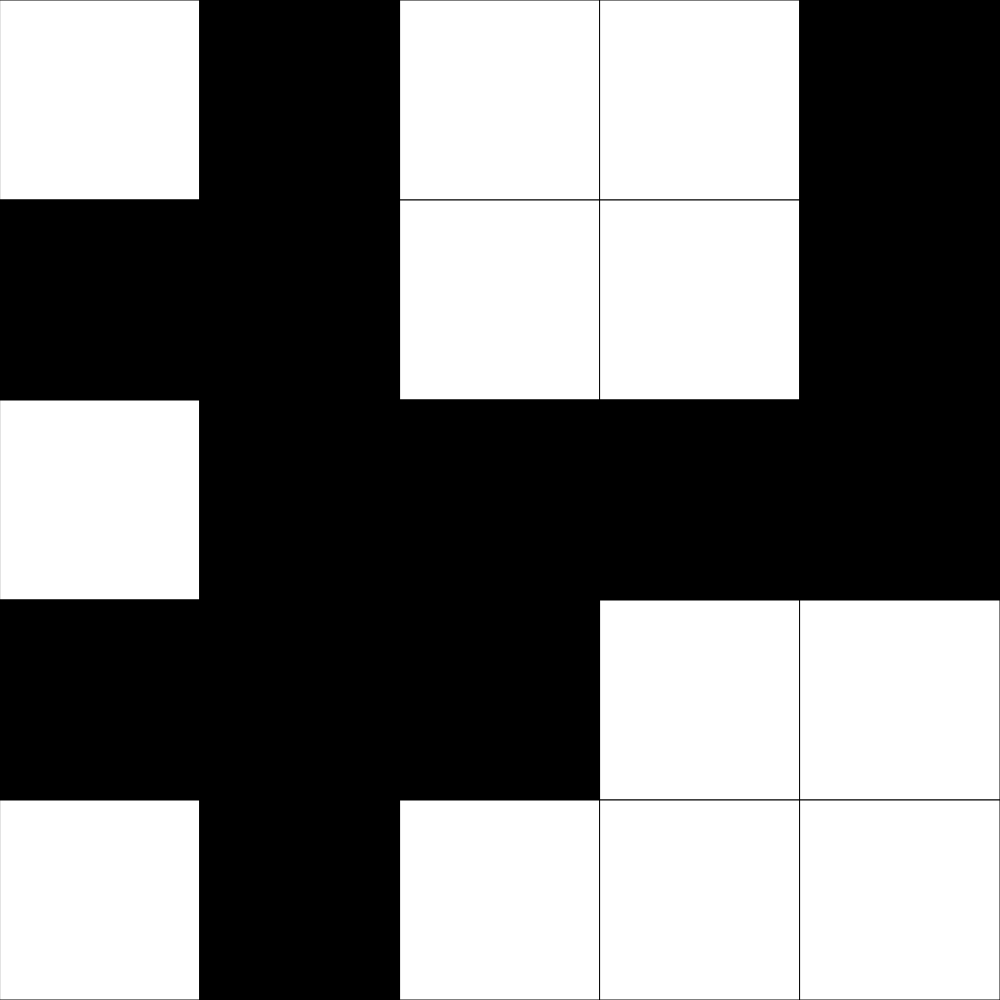
Frame 1 (no input)
Frame 60 (no input): identical to frame 1, image omitted
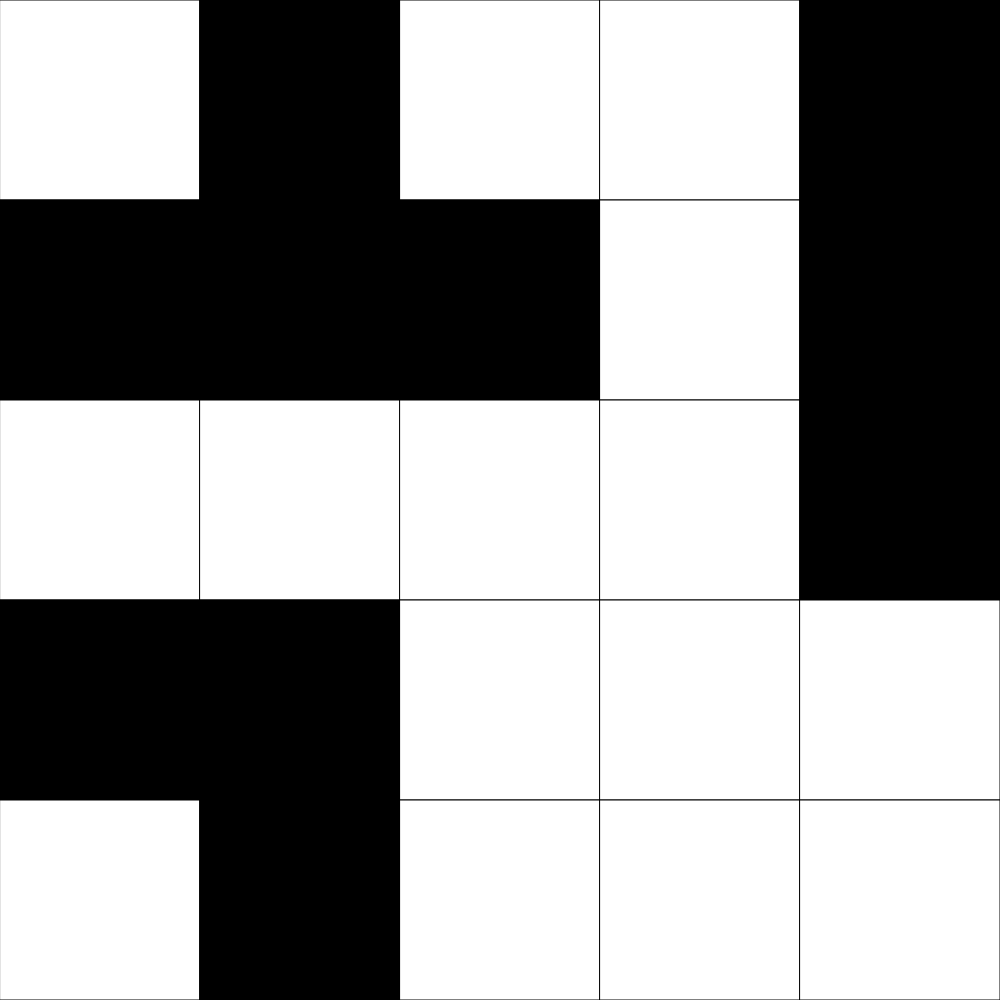
Frame 120 (the mouse pressed at the canvas centre since frame 60)

The p5.js sketch that drew these frames (run headless with seeded random() and noise() and a simulated clock; from frame 60 on, the mouse is pressed at the canvas centre):

// p5.js sketch
// ── sketch.js
// grid demo
// luc coutu
// 24/10/22

let grid = [];
let grid_heigth = 5;
let grid_width = 5;
let square_size;

function setup() {
  if (windowWidth > windowHeight){
    createCanvas(windowHeight, windowHeight);
  }
  square_size = height/grid_heigth;
  grid = gen_grid(grid_heigth, grid_width);

}

function draw() {
  background(0);
  draw_grid();
}

function window_resize(){
  if (windowWidth > windowHeight){
    resizeCanvas(windowHeight, windowHeight);
  }
}

function draw_grid(){
  for (let y = 0; y < grid_heigth; y++){
    for (let x = 0; x < grid_width; x++){
      if (grid[x][y] === 0){
        fill(0);
      }
      else if (grid[x][y] === 1){
        fill(255);
      }
      rect(x*square_size, y*square_size, square_size);
    }
  }
}
function gen_grid(coloms, rows){
  let new_grid = [];
  for (let y = 0; y < rows; y++){
    new_grid.push([]);
    for (let x = 0; x < coloms; x++){
      if (random(100) > 50){
        new_grid[y].push(1);
      }
      else{
        new_grid[y].push(0);
      }
    }
  }
  return new_grid;
}

function swap(x, y){
  if (x >= 0 && y >= 0 && x < grid_heigth && y < grid_heigth){
    if (grid[x][y] === 0){
      grid[x][y] = 1;
    }
    else {
      grid[x][y] = 0;
    }
  }
}

function mousePressed(){
  let x = Math.floor(mouseX/square_size);
  let y = Math.floor(mouseY/square_size);
  swap(x, y);
  swap(x-1, y);
  swap(x+1, y);
  swap(x, y-1);
  swap(x, y+1);


}
